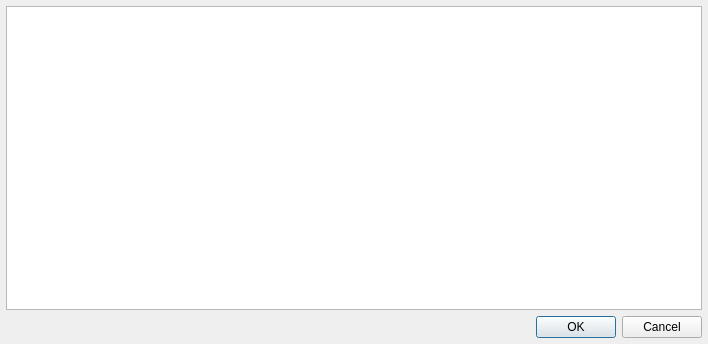
<?xml version="1.0" encoding="UTF-8"?>
<ui version="4.0">
 <class>ActiveEventsDlg</class>
 <widget class="QDialog" name="ActiveEventsDlg">
  <property name="geometry">
   <rect>
    <x>0</x>
    <y>0</y>
    <width>708</width>
    <height>344</height>
   </rect>
  </property>
  <property name="windowTitle">
   <string>Dialog</string>
  </property>
  <layout class="QGridLayout" name="gridLayout">
   <property name="leftMargin">
    <number>6</number>
   </property>
   <property name="topMargin">
    <number>6</number>
   </property>
   <property name="rightMargin">
    <number>6</number>
   </property>
   <property name="bottomMargin">
    <number>6</number>
   </property>
   <item row="0" column="0">
    <layout class="QVBoxLayout" name="verticalLayout">
     <item>
      <widget class="CMyTableView" name="tableView"/>
     </item>
     <item>
      <widget class="QDialogButtonBox" name="buttonBox">
       <property name="orientation">
        <enum>Qt::Orientation::Horizontal</enum>
       </property>
       <property name="standardButtons">
        <set>QDialogButtonBox::StandardButton::Cancel|QDialogButtonBox::StandardButton::Ok</set>
       </property>
      </widget>
     </item>
    </layout>
   </item>
  </layout>
 </widget>
 <customwidgets>
  <customwidget>
   <class>CMyTableView</class>
   <extends>QTableView</extends>
   <header>gui/res-widgets/CMyTableView.h</header>
  </customwidget>
 </customwidgets>
 <resources/>
 <connections>
  <connection>
   <sender>buttonBox</sender>
   <signal>accepted()</signal>
   <receiver>ActiveEventsDlg</receiver>
   <slot>accept()</slot>
   <hints>
    <hint type="sourcelabel">
     <x>248</x>
     <y>254</y>
    </hint>
    <hint type="destinationlabel">
     <x>157</x>
     <y>274</y>
    </hint>
   </hints>
  </connection>
  <connection>
   <sender>buttonBox</sender>
   <signal>rejected()</signal>
   <receiver>ActiveEventsDlg</receiver>
   <slot>reject()</slot>
   <hints>
    <hint type="sourcelabel">
     <x>316</x>
     <y>260</y>
    </hint>
    <hint type="destinationlabel">
     <x>286</x>
     <y>274</y>
    </hint>
   </hints>
  </connection>
 </connections>
</ui>
